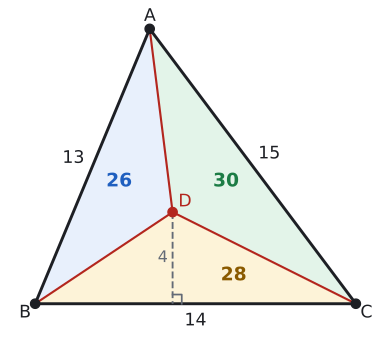

The script that drew this image:
import sys; sys.path.insert(0, "tools")
from cizim import *

def uz(P, Q): return round(float(np.linalg.norm(np.asarray(P) - np.asarray(Q))), 3)
def ucgen(a, b, c):
    """|BC|=a, |CA|=b, |AB|=c. B orijinde, C x ekseninde."""
    x = (c**2 - b**2 + a**2) / (2 * a)
    return np.array([x, np.sqrt(c**2 - x**2)]), np.array([0.0, 0.0]), np.array([float(a), 0.0])
def kenar(ax, P, Q, metin, G, d=0.45, renk=YAZI, fs=13):
    P, Q = np.asarray(P, float), np.asarray(Q, float); M = (P + Q) / 2
    u = (Q - P) / np.linalg.norm(Q - P); v = np.array([-u[1], u[0]])
    if np.dot(v, M - np.asarray(G)) < 0: v = -v
    ax.text(*(M + d * v), metin, ha="center", va="center", color=renk, fontsize=fs)
def dik_ayak(P, Q, R):
    """R noktasından PQ doğrusuna inen dikmenin ayağı."""
    u = (Q - P) / np.linalg.norm(Q - P); return P + np.dot(R - P, u) * u

def dik(ax, K, P, Q, s=0.3, renk=SOLUK):
    """K köşesinde KP ile KQ arasındaki dik açı işareti."""
    u = (P - K) / np.linalg.norm(P - K) * s; v = (Q - K) / np.linalg.norm(Q - K) * s
    ax.plot(*zip(K + u, K + u + v, K + v), color=renk, lw=1.3)
def aci_olc(K, P, Q):
    u, v = P - K, Q - K
    return round(float(np.degrees(np.arccos(np.dot(u, v) / np.linalg.norm(u) / np.linalg.norm(v)))), 3)

def centik(ax, P, Q, n=1, renk=SOLUK, L=0.18, ara=0.12):
    P, Q = np.asarray(P, float), np.asarray(Q, float)
    u = (Q - P) / np.linalg.norm(Q - P); v = np.array([-u[1], u[0]]); M = (P + Q) / 2
    for k in range(n):
        c = M + (k - (n - 1) / 2) * ara * u
        ax.plot(*zip(c - L * v, c + L * v), color=renk, lw=1.6)

# |AB|=13, |BC|=14, |CA|=15, alan 84. D iç açıortayların kesim noktası, D'nin kenarlara uzaklığı r=4.
# A(DAB)=26, A(DBC)=28, A(DCA)=30.
A, B, C = ucgen(14, 15, 13)
D = (14 * A + 15 * B + 13 * C) / 42
def alan(P, Q, R): return round(abs(float((Q - P)[0] * (R - P)[1] - (Q - P)[1] * (R - P)[0])) / 2, 3)
H = dik_ayak(B, C, D)
print("A", A, "D", D, "alanlar", alan(D, A, B), alan(D, B, C), alan(D, C, A), "r", uz(D, H), uz(D, dik_ayak(A, B, D)), uz(D, dik_ayak(A, C, D)))
Gm = (A + B + C) / 3

fig, ax = sekil(5.0, 4.4)
ax.set_aspect("equal"); ax.axis("off")
ax.add_patch(plt.Polygon([D, A, B], color=MAVI_ACIK, lw=0))
ax.add_patch(plt.Polygon([D, B, C], color=SARI_ACIK, lw=0))
ax.add_patch(plt.Polygon([D, C, A], color=YESIL_ACIK, lw=0))
ax.plot(*zip(A, B, C, A), color=YAZI)
for K in (A, B, C): ax.plot(*zip(K, D), color=KIRMIZI, lw=1.6)
ax.plot(*zip(D, H), color=SOLUK, lw=1.4, ls="--"); dik(ax, H, C, D, s=0.4)
ax.text(D[0] - 0.65, 2.0, "4", color=SOLUK, fontsize=12, va="center")
for P, Q, renk, m in ((A, B, MAVI, "26"), (B, C, SARI, "28"), (C, A, YESIL, "30")):
    M = (D + P + Q) / 3 + (np.array([2.0, -0.1]) if m == "28" else 0)
    ax.text(*M, m, color=renk, fontsize=14, ha="center", va="center", fontweight="bold")
nokta(ax, *A, "A", dx=-0.25, dy=0.35); nokta(ax, *B, "B", dx=-0.7, dy=-0.6); nokta(ax, *C, "C", dx=0.2, dy=-0.6)
nokta(ax, *D, "D", dx=0.25, dy=0.25, renk=KIRMIZI)
kenar(ax, A, B, "13", Gm, d=0.9); kenar(ax, C, A, "15", Gm, d=0.9); kenar(ax, B, C, "14", Gm, d=0.75)
ax.set_xlim(-1.2, 15.0); ax.set_ylim(-1.3, A[1] + 0.9)
kaydet(fig, __file__)
